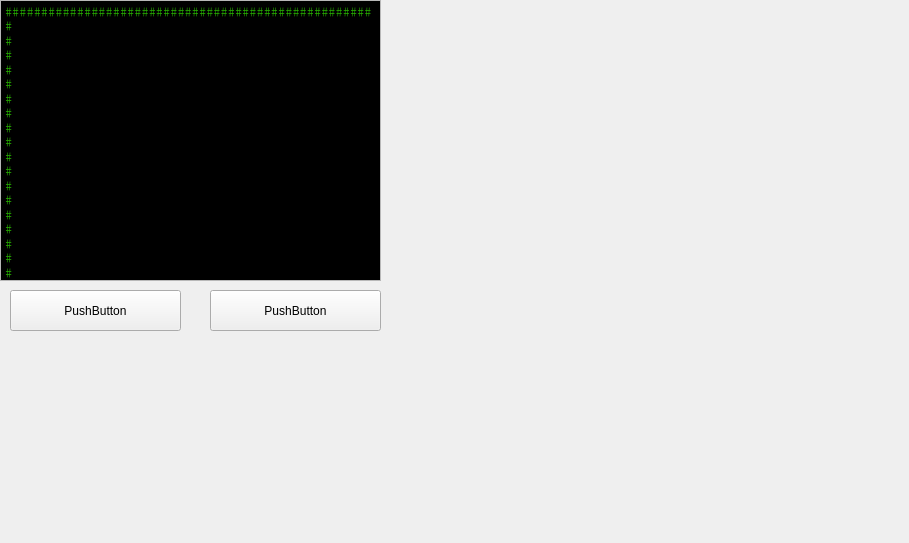
<?xml version="1.0" encoding="UTF-8"?>
<ui version="4.0">
 <class>MainWindow</class>
 <widget class="QMainWindow" name="MainWindow">
  <property name="geometry">
   <rect>
    <x>0</x>
    <y>0</y>
    <width>909</width>
    <height>543</height>
   </rect>
  </property>
  <property name="windowTitle">
   <string>MainWindow</string>
  </property>
  <widget class="QWidget" name="centralWidget">
   <widget class="QPlainTextEdit" name="plainTextEdit">
    <property name="geometry">
     <rect>
      <x>0</x>
      <y>0</y>
      <width>381</width>
      <height>281</height>
     </rect>
    </property>
    <property name="palette">
     <palette>
      <active>
       <colorrole role="Light">
        <brush brushstyle="SolidPattern">
         <color alpha="255">
          <red>0</red>
          <green>0</green>
          <blue>0</blue>
         </color>
        </brush>
       </colorrole>
       <colorrole role="Text">
        <brush brushstyle="SolidPattern">
         <color alpha="255">
          <red>39</red>
          <green>177</green>
          <blue>0</blue>
         </color>
        </brush>
       </colorrole>
       <colorrole role="BrightText">
        <brush brushstyle="SolidPattern">
         <color alpha="255">
          <red>0</red>
          <green>0</green>
          <blue>0</blue>
         </color>
        </brush>
       </colorrole>
       <colorrole role="Base">
        <brush brushstyle="SolidPattern">
         <color alpha="255">
          <red>0</red>
          <green>0</green>
          <blue>0</blue>
         </color>
        </brush>
       </colorrole>
      </active>
      <inactive>
       <colorrole role="Light">
        <brush brushstyle="SolidPattern">
         <color alpha="255">
          <red>0</red>
          <green>0</green>
          <blue>0</blue>
         </color>
        </brush>
       </colorrole>
       <colorrole role="Text">
        <brush brushstyle="SolidPattern">
         <color alpha="255">
          <red>39</red>
          <green>177</green>
          <blue>0</blue>
         </color>
        </brush>
       </colorrole>
       <colorrole role="BrightText">
        <brush brushstyle="SolidPattern">
         <color alpha="255">
          <red>0</red>
          <green>0</green>
          <blue>0</blue>
         </color>
        </brush>
       </colorrole>
       <colorrole role="Base">
        <brush brushstyle="SolidPattern">
         <color alpha="255">
          <red>0</red>
          <green>0</green>
          <blue>0</blue>
         </color>
        </brush>
       </colorrole>
      </inactive>
      <disabled>
       <colorrole role="Light">
        <brush brushstyle="SolidPattern">
         <color alpha="255">
          <red>0</red>
          <green>0</green>
          <blue>0</blue>
         </color>
        </brush>
       </colorrole>
       <colorrole role="Text">
        <brush brushstyle="SolidPattern">
         <color alpha="255">
          <red>120</red>
          <green>120</green>
          <blue>120</blue>
         </color>
        </brush>
       </colorrole>
       <colorrole role="BrightText">
        <brush brushstyle="SolidPattern">
         <color alpha="255">
          <red>0</red>
          <green>0</green>
          <blue>0</blue>
         </color>
        </brush>
       </colorrole>
       <colorrole role="Base">
        <brush brushstyle="SolidPattern">
         <color alpha="255">
          <red>240</red>
          <green>240</green>
          <blue>240</blue>
         </color>
        </brush>
       </colorrole>
      </disabled>
     </palette>
    </property>
    <property name="font">
     <font>
      <family>Courier</family>
     </font>
    </property>
    <property name="verticalScrollBarPolicy">
     <enum>Qt::ScrollBarAlwaysOff</enum>
    </property>
    <property name="horizontalScrollBarPolicy">
     <enum>Qt::ScrollBarAlwaysOff</enum>
    </property>
    <property name="plainText">
     <string>####################################################
#                                                  #
#                                                  #
#                                                  #
#                                                  #
#                                                  #
#                                                  #
#                                                  #
#                                                  #
#                                                  #
#                                                  #
#                                                  #
#                                                  #
#                                                  #
#                                                  #
#                                                  #
#                                                  #
#                                                  #
####################################################</string>
    </property>
   </widget>
   <widget class="QPushButton" name="pushButton">
    <property name="geometry">
     <rect>
      <x>10</x>
      <y>290</y>
      <width>171</width>
      <height>41</height>
     </rect>
    </property>
    <property name="text">
     <string>PushButton</string>
    </property>
   </widget>
   <widget class="QPushButton" name="pushButton_2">
    <property name="geometry">
     <rect>
      <x>210</x>
      <y>290</y>
      <width>171</width>
      <height>41</height>
     </rect>
    </property>
    <property name="text">
     <string>PushButton</string>
    </property>
   </widget>
  </widget>
 </widget>
 <layoutdefault spacing="6" margin="11"/>
 <resources/>
 <connections/>
</ui>
